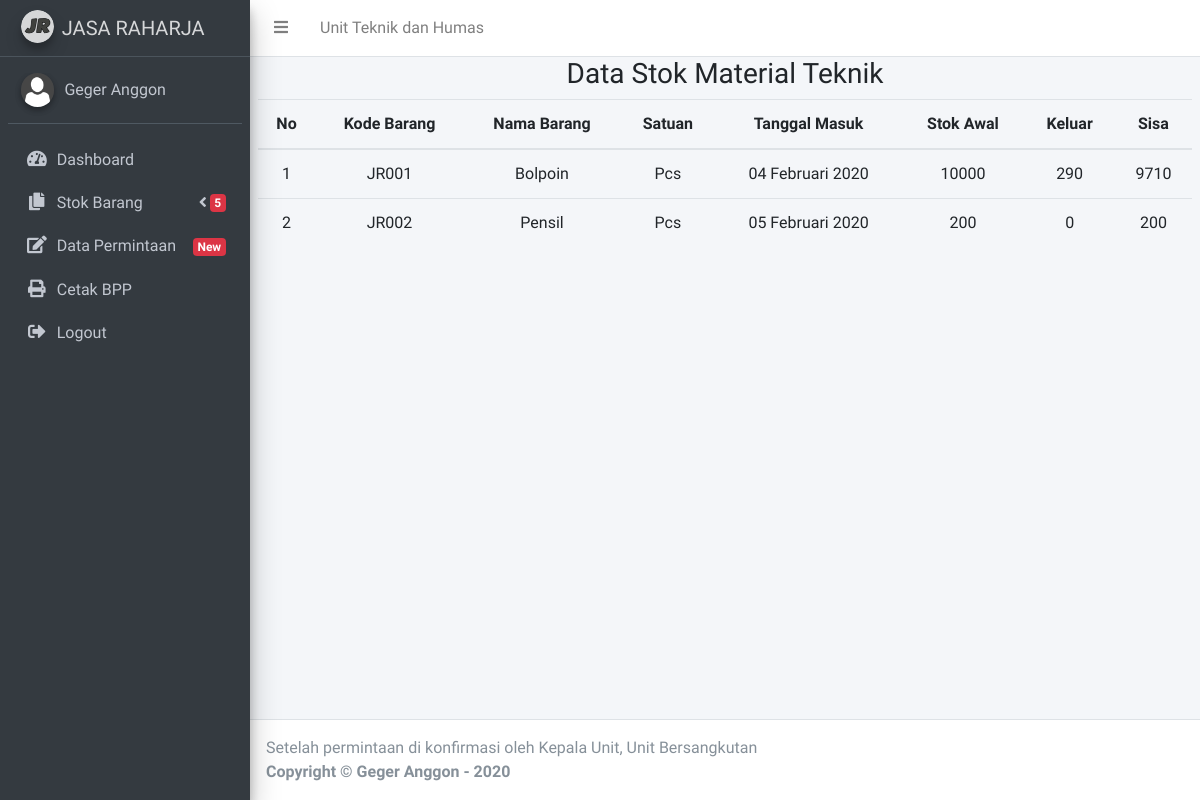
Page /staff/index.php?p=barang&id_jenis=1 (signed in) on the committed database.
### tables this page shows
CREATE TABLE `stokbarang`  (
  `kode_brg` varchar(5) NOT NULL,
  `id_jenis` int(2) NOT NULL,
  `nama_brg` varchar(30) NOT NULL,
  `satuan` varchar(50) NULL DEFAULT NULL,
  `stok` int(11) NOT NULL,
  `keluar` int(11) NULL DEFAULT 0,
  `sisa` int(11) NOT NULL,
  `tgl_masuk` date NOT NULL,
  `suplier` varchar(20) NOT NULL,
  PRIMARY KEY (`kode_brg`) USING BTREE
);

### fungsi/fungsi.php (called while the page is built)
<?php
	function tanggal_indo($tanggal) {
		$bulan = array(1=>'Januari',
						  'Februari',
						  'Maret',
						  'April',
						  'Mei',
						  'Juni',
						  'Juli',
						  'Agustus',
						  'September',
						  'Oktober',
						  'November',
						  'Desember'
				);
		$split = explode('-', $tanggal);
		$tanggal_indo = $split[2] . ' ' . $bulan[(int)$split[1]] . ' ' . $split[0];
		return $tanggal_indo;
	}

### staff/barang.php (the view, shortened to what this page needs)
<?php
include "../fungsi/koneksi.php";
include "../fungsi/fungsi.php";
if (isset($_GET['id_jenis'])) {
	$id_jenis = $_GET['id_jenis'];
	$query = mysqli_query($koneksi, "SELECT * FROM stokbarang WHERE id_jenis='$id_jenis' ");
} else {
	$query = mysqli_query($koneksi, "SELECT * FROM stokbarang");
}
?>
<section class="content">
	<div class="row">
		<div class="col-sm-12">
			<div class="box box-primary">
				<div class="box-header with-border">
					<h3 class="text-center">Data Stok Material Teknik</h3>
				</div>
				<div class="box-body">
					<div class="table-responsive">
						<table class="table text-center" id="material">
							<thead>
								<tr>
									<th>No</th>
									<th>Kode Barang</th>
									<th>Nama Barang</th>
									<th>Satuan</th>
									<th>Tanggal Masuk</th>
									<th>Stok Awal</th>
									<th>Keluar</th>
									<th>Sisa</th>
								</tr>
							</thead>
							<tbody>
								<tr>
									<?php
									$no = 1;
									if (mysqli_num_rows($query)) {
										while ($row = mysqli_fetch_assoc($query)) :
									?>
											<td> <?= $no; ?> </td>
											<td> <?= $row['kode_brg']; ?> </td>
											<td> <?= $row['nama_brg']; ?> </td>
											<td> <?= $row['satuan']; ?> </td>
											<td> <?= tanggal_indo($row['tgl_masuk']); ?> </td>
											<td> <?= $row['stok']; ?> </td>
											<td> <?= $row['keluar']; ?> </td>
											<td> <?= $row['sisa']; ?> </td>
								</tr>
						<?php $no++;
										endwhile;
									} ?>
							</tbody>
						</table>
					</div>
				</div>
			</div>
		</div>
	</div>
</section>

### rows in the picture
stokbarang: kode_brg "JR001", nama_brg "Bolpoin", satuan "Pcs", tgl_masuk "04 Februari 2020", stok "10000", keluar "290", sisa "9710"
stokbarang: kode_brg "JR002", nama_brg "Pensil", satuan "Pcs", tgl_masuk "05 Februari 2020", stok "200", keluar "0", sisa "200"

### other values in the picture
$_SESSION['divisi'] "Teknik dan Humas"
$_SESSION['nama'] "Geger Anggon"
$data['jumlah'] "5"
